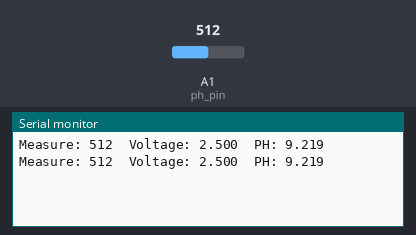
This sketch was run on a simulated Arduino Uno, built with avr-gcc and run on an emulated ATmega328P. Shown: the last lines printed to the serial monitor. The inputs (shaded band) are chosen by the test bench; at power-on: A1 (ph_pin) = 512.

Above: at 2.8 s.
2.9 s: A1 (ph_pin) set to 716
At 5.2 s:
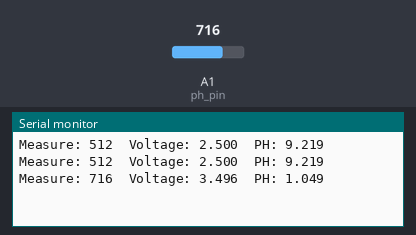
5.6 s: A1 (ph_pin) set to 900
At 7.0 s:
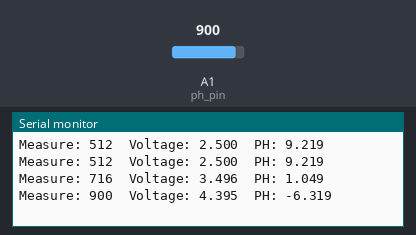
Timing chart, 0 to 8.6 s (numbered marks = the images above; inputs shaded):
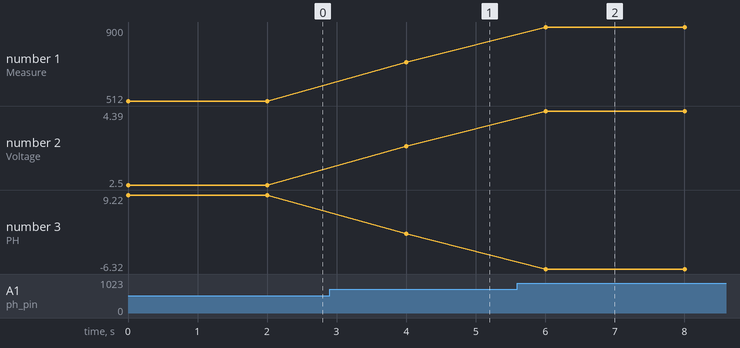

Measured:
- after the input at 2.9 s, the serial monitor: prints a new line after 1.1 s (image 1)
- after the input at 5.6 s, the serial monitor: prints a new line after 0.40 s (image 2)
- plotted number 1: 512 → 716 after the input at 2.9 s, 716 → 900 after the input at 5.6 s
- plotted number 2: 2.5 → 3.5 after the input at 2.9 s, 3.5 → 4.39 after the input at 5.6 s
- plotted number 3: 9.22 → 1.05 after the input at 2.9 s, 1.05 → -6.32 after the input at 5.6 s

The sketch:

pH.ino
```cpp
int ph_pin = A1; // define o pino para o ph

void setup() {
  Serial.begin(9600); //configura a taxa de transferência em bits por segundo (baud rate)
  }

void loop() {
  int measure = analogRead(ph_pin); // realiza a leitura analog d
  Serial.print("Measure: "); // printa o valor
  Serial.print(measure);

  double voltage = 5 / 1024.0 * measure; //converte o valor analógico(que vai de 0 - 1023) para voltagem  (0 - 5V)
  Serial.print("\tVoltage: "); // printa o valor
  Serial.print(voltage, 3);

  // PH_step = (voltage@PH7 - voltage@PH4) / (PH7 - PH4)
  // PH_probe = PH7 - ((voltage@PH7 - voltage@probe) / PH_step)
  float Po = (-8.2013 * voltage) + 29.722; // converte a voltagem para pH
  Serial.print("\tPH: ");
  Serial.print(Po, 3);

  Serial.println("");
  delay(2000);
}
```
